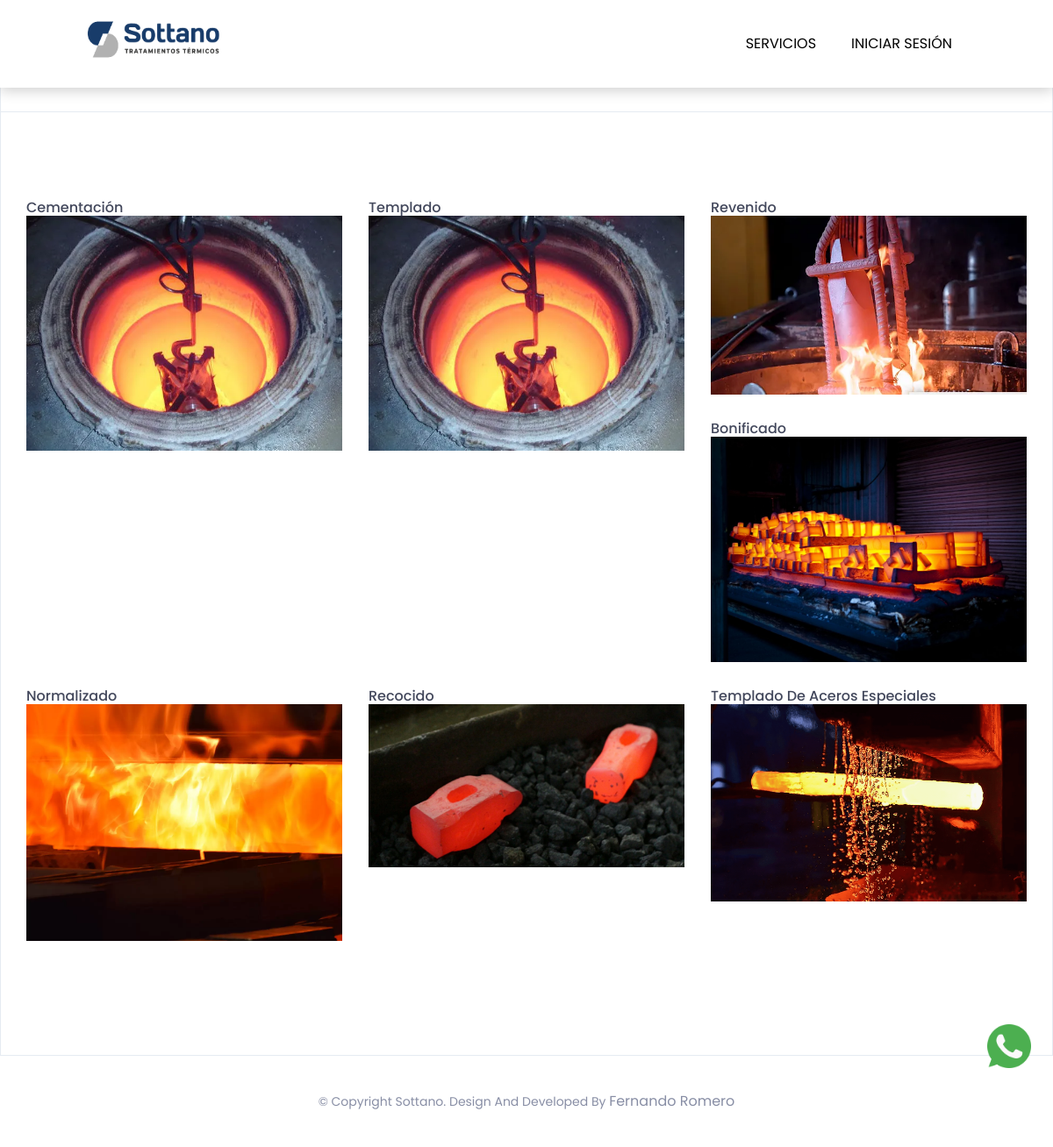
The app's page /servicios/ with its own data.
### mainapp/models.py (models this page shows, shortened)
class Contenido(models.Model):
    titulo = models.CharField(max_length=200)
    texto = models.TextField()
    imagen = models.ImageField(upload_to='contenido_imagenes/')

### mainapp/views.py (the view)
# urls.py: path('servicios/', cargar_servicios, name="serv"),
def cargar_servicios(request):
    avatar = cargar_avatar(request)
    contenidos = Contenido.objects.all()
    return render(request, 'servicios.html', {'contenidos': contenidos, 'avatar': avatar})

### mainapp/views.py (called while the page is built)
def cargar_avatar(request):
    avatar = Avatar.objects.filter(user=request.user.id).first()
    return avatar

### mainapp/templates/servicios.html (shortened to what this page needs)
{% extends 'padre2.html' %}
{% load static %}
{% block cuerpo %}
<section id="portfolio" class="portfolio">
    <div class="portfolio-details">
        <div class="section-heading text-center">
            <h2>portfolio</h2>
        </div>
        <div class="container">
            <div class="portfolio-content">
                <div class="isotope">
                    <div class="row">
                        {% for contenido in contenidos %}
                        <div class="col-sm-4 servicios">
                            <div class="item">
                                <h3>{{ contenido.titulo }}</h3>
                                <img src="{{ contenido.imagen.url }}" alt="{{ contenido.titulo }}" />
                            </div>
                        </div>
                        {% empty %}
                        <p>No hay contenido disponible</p>
                        {% endfor %}
                    </div>
                </div>
            </div>
        </div>
    </div>
</section>
{% endblock cuerpo %}

### mainapp/static/assets/css/bootsnav.css (style rules this page uses)
body { -webkit-transition: all 0.3s ease-in-out; -moz-transition: all 0.3s ease-in-out; -o-transition: all 0.3s ease-in-out; -ms-transition: all 0.3s ease-in-out; transition: all 0.3s ease-in-out; }

### mainapp/static/assets/css/style.css (style rules this page uses)
.isotope .servicios .item img { width: 100%; height: auto; }
* { padding: 0; margin: 0; }
* { -webkit-box-sizing: border-box; -moz-box-sizing: border-box; -o-box-sizing: border-box; -ms-box-sizing: border-box; box-sizing: border-box; }
body { font-family: 'Poppins', sans-serif; font-size: 16px; color: #ffffff; background: #fff; max-width: 1920px; margin: 0 auto; overflow-x: hidden; display: flex; flex-direction: column; min-height: 100vh; }
h1, h2, h3, h4, h5, h6 { margin: 0; color: #43485c; font-size: 16px; font-family: 'Poppins', sans-serif; text-transform: capitalize; }
img { border: none; max-width: 100%; height: auto; }
html, body { height: 100%; position: relative; }
.section-heading h2 { font-size: 24px; font-weight: 600; text-transform: uppercase; padding-bottom: 50px; border-bottom: 1px solid #e5ebf2; }
.portfolio { padding: 50px 0 100px; border: 1px solid #e5ebf2; }
.portfolio-content { padding-top: 100px; }
.isotope:after { content: ''; display: block; clear: both; }
.isotope .item { position: relative; overflow: hidden; margin-bottom: 30px; }
.isotope .item img { width: 100%; height: 100%; -webkit-transition: .5s; -moz-transition: .5s; -ms-transition: .5s; -o-transition: .5s; transition: .5s; }

### records on screen
Contenido: titulo "Cementación", imagen (picture)
Contenido: titulo "Templado", imagen (picture)
Contenido: titulo "Revenido", imagen (picture)
Contenido: titulo "Bonificado", imagen (picture)
Contenido: titulo "Normalizado", imagen (picture)
Contenido: titulo "Recocido", imagen (picture)
Contenido: titulo "Templado De Aceros Especiales", imagen (picture)
